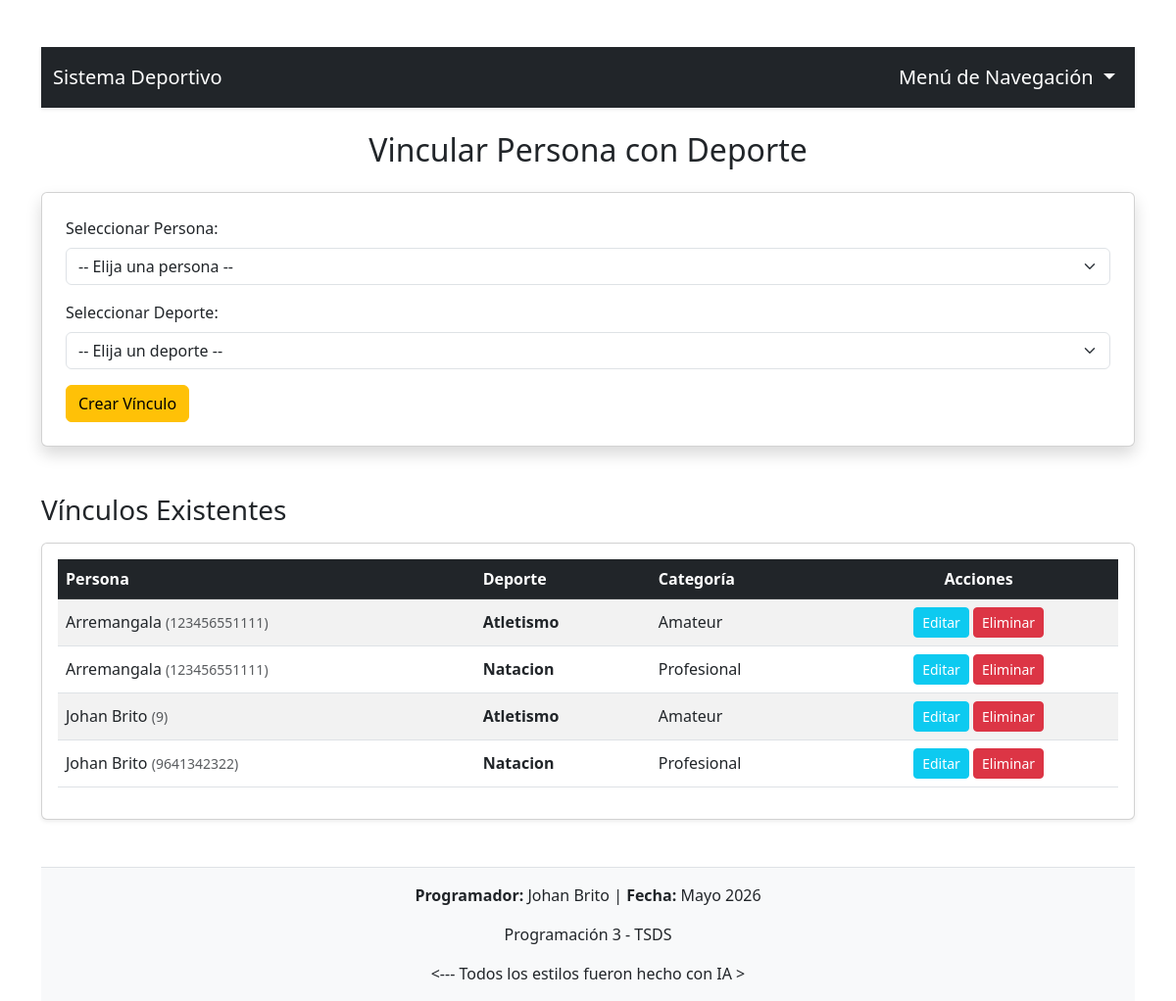
/Desafio/abm_realiza.php, run on the app's committed database.
### tables this page shows
CREATE TABLE `realiza` (
  `persona_id` int(11) NOT NULL,
  `deporte_id` int(11) NOT NULL
);

CREATE TABLE `persona` (
  `id` int(11) NOT NULL,
  `dni` varchar(20) NOT NULL,
  `nombre` varchar(100) NOT NULL,
  `edad` int(11) NOT NULL,
  `genero` varchar(50) DEFAULT NULL
);

CREATE TABLE `deporte` (
  `id` int(11) NOT NULL,
  `nombre` varchar(100) NOT NULL,
  `descripcion` text DEFAULT NULL,
  `categoria` enum('amateur','profesional') NOT NULL
);

### Desafio/abm_realiza.php (the view, shortened to what this page needs)
<?php
include("conexion.php");
$edit_per = null;
$edit_dep = null;
$consulta_lista = "SELECT r.persona_id, r.deporte_id, p.nombre AS persona_nom, p.dni, d.nombre AS deporte_nom, d.categoria
                   FROM realiza r
                   INNER JOIN persona p ON r.persona_id = p.id
                   INNER JOIN deporte d ON r.deporte_id = d.id
                   ORDER BY p.nombre ASC";
$resultado_lista = mysqli_query($enlace, $consulta_lista);
?>
<!DOCTYPE html>
<html lang="es">
<head>
    <link href="https://cdn.jsdelivr.net/npm/bootstrap@5.3.0/dist/css/bootstrap.min.css" rel="stylesheet">
</head>
<body class="container mt-5">
 <?php include("menu.php"); ?>
    <h2 class="text-center mb-4"><?php echo ($edit_per && $edit_dep) ? "Modificar Vínculo" : "Vincular Persona con Deporte"; ?></h2>
    <form action="abm_realiza.php" method="POST" class="card p-4 shadow mb-5">
        <div class="mb-3">
            <label class="form-label">Seleccionar Persona:</label>
            <select name="id_per" class="form-select" required>
                <option value="" disabled <?php echo (!$edit_per) ? 'selected' : ''; ?>>-- Elija una persona --</option>
            </select>
        </div>
        <div class="mb-3">
            <label class="form-label">Seleccionar Deporte:</label>
            <select name="id_dep" class="form-select" required>
                <option value="" disabled <?php echo (!$edit_dep) ? 'selected' : ''; ?>>-- Elija un deporte --</option>
            </select>
        </div>
        <div class="d-flex gap-2">
            <button type="submit" class="btn <?php echo ($edit_per && $edit_dep) ? 'btn-info text-white' : 'btn-warning'; ?>">
                <?php echo ($edit_per && $edit_dep) ? "Guardar Cambios" : "Crear Vínculo"; ?>
            </button>
        </div>
    </form>
    <h3 class="mb-3">Vínculos Existentes</h3>
    <div class="table-responsive card p-3 shadow-sm mb-5">
        <table class="table table-striped table-hover align-middle">
            <thead class="table-dark">
                <tr>
                    <th>Persona</th>
                    <th>Deporte</th>
                    <th>Categoría</th>
                    <th class="text-center">Acciones</th>
                </tr>
            </thead>
            <tbody>
                <?php if ($resultado_lista && mysqli_num_rows($resultado_lista) > 0): ?>
                    <?php while ($row = mysqli_fetch_assoc($resultado_lista)): ?>
                        <tr>
                            <td><?php echo $row['persona_nom'] . " <small class='text-muted'>(" . $row['dni'] . ")</small>"; ?></td>
                            <td class="fw-bold"><?php echo $row['deporte_nom']; ?></td>
                            <td><?php echo ucfirst($row['categoria']); ?></td>
                            <td class="text-center">
                                <a href="abm_realiza.php?edit_per=<?php echo $row['persona_id']; ?>&edit_dep=<?php echo $row['deporte_id']; ?>" class="btn btn-sm btn-info text-white">Editar</a>
                                <a href="abm_realiza.php?del_per=<?php echo $row['persona_id']; ?>&del_dep=<?php echo $row['deporte_id']; ?>" class="btn btn-sm btn-danger" onclick="return confirm('¿Desvincular esta persona de este deporte?')">Eliminar</a>
                            </td>
                        </tr>
                    <?php endwhile; ?>
                <?php else: ?>
                    <tr>
                        <td colspan="4" class="text-center text-muted">No hay vínculos registrados.</td>
                    </tr>
                <?php endif; ?>
            </tbody>
        </table>
    </div>
    <footer class="mt-5 py-3 bg-light text-center border-top">
        <p><strong>Programador:</strong> Johan Brito | <strong>Fecha:</strong> Mayo 2026</p>
        <p>Programación 3 - TSDS</p>
        <--- Todos los estilos fueron hecho con IA >
    </footer>
</body>
</html>

### data on the page
realiza: persona.nombre "Arremangala", persona.dni "123456551111", deporte.nombre "Atletismo", deporte.categoria "Amateur"
realiza: persona.nombre "Arremangala", persona.dni "123456551111", deporte.nombre "Natacion", deporte.categoria "Profesional"
realiza: persona.nombre "Johan Brito", persona.dni "9", deporte.nombre "Atletismo", deporte.categoria "Amateur"
realiza: persona.nombre "Johan Brito", persona.dni "9641342322", deporte.nombre "Natacion", deporte.categoria "Profesional"
